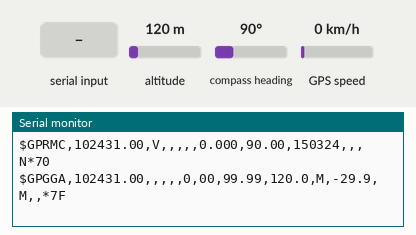
Bench run of a sketch on a simulated ESP32. Shown: the last lines printed to the serial monitor. The test bench sets the inputs (shaded band); at power-on: altitude 120 m, compass heading 90°, GPS speed 0 km/h. The GPS gets a fix after 3 s at 37.7749, -122.4194 with 8 satellites.

Above: at 1.5 s.
1.6 s: altitude set to 20 m
At 2.7 s:
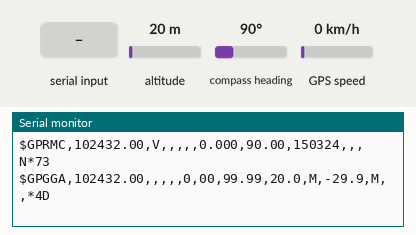
4.8 s: "90,45,200\n" received over the second serial link
At 4.96 s:
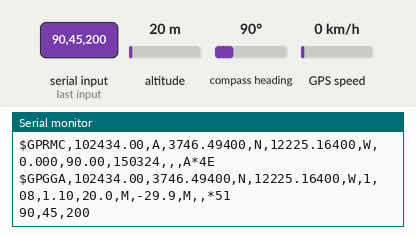
6.5 s: compass heading set to 7°
At 7.0 s:
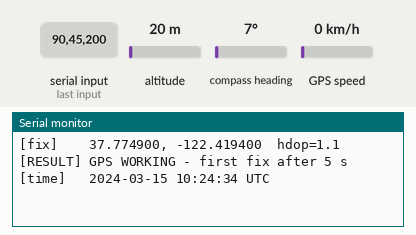

The sketch:

gps_wiring_test.ino
```cpp
/*
 * ArmoryDB · GPS wiring test (no Wi-Fi, no backend)
 * =================================================
 * Upload this BEFORE armory_tracker to prove the GY-NEO6MV2 is wired correctly.
 * Serial Monitor: 115200 baud.
 *
 * Wiring this test expects (crossover — module TX goes to the ESP32's RX pin):
 *   GPS VCC -> ESP32 3V3
 *   GPS GND -> ESP32 GND
 *   GPS TX  -> ESP32 D18 (GPIO18)   = ESP32 receives here
 *   GPS RX  -> ESP32 D19 (GPIO19)   = ESP32 transmits here
 *
 * If nothing arrives on 18, the sketch also listens on 19 and tells you
 * which pin the module is really talking on, so a swapped pair is obvious.
 *
 * Sky test: every 5 s it reports how many satellites the module can HEAR (from the GSV
 * sentences) and how strongly, long before a position fix. Hearing even one or two satellites
 * proves the antenna and receiver work; a fix needs about four with good signal.
 *   signal strength (dB-Hz):  <20 weak | 20-30 usable | >30 strong
 */
#include <HardwareSerial.h>
#include <TinyGPSPlus.h>

static const int PIN_A = 18;
static const int PIN_B = 19;
static const uint32_t GPS_BAUD = 9600;

HardwareSerial GPSSerial(2);
TinyGPSPlus gps;

/* Each GPGSV sentence lists up to 4 satellites as (PRN, elevation, azimuth, SNR) groups. */
TinyGPSCustom gsvInView(gps, "GPGSV", 3);
TinyGPSCustom gsvPrn1(gps, "GPGSV", 4),  gsvSnr1(gps, "GPGSV", 7);
TinyGPSCustom gsvPrn2(gps, "GPGSV", 8),  gsvSnr2(gps, "GPGSV", 11);
TinyGPSCustom gsvPrn3(gps, "GPGSV", 12), gsvSnr3(gps, "GPGSV", 15);
TinyGPSCustom gsvPrn4(gps, "GPGSV", 16), gsvSnr4(gps, "GPGSV", 19);

static const int MAX_PRN = 64;
int satSnr[MAX_PRN + 1];
unsigned long satSeenMs[MAX_PRN + 1];
unsigned long firstSignalMs = 0; /* when the first satellite was heard */
unsigned long firstFixMs = 0;    /* when the first position fix appeared */

void noteSat(TinyGPSCustom& prn, TinyGPSCustom& snr) {
  bool a = prn.isUpdated();
  bool b = snr.isUpdated();
  if (!a && !b) return;

  int id = atoi(prn.value());
  int v = atoi(snr.value()); /* empty SNR means "tracked but no signal" -> 0 */
  if (id < 1 || id > MAX_PRN) return;

  satSnr[id] = v;
  satSeenMs[id] = millis();
  if (v > 0 && firstSignalMs == 0) firstSignalMs = millis();
}

int rxPin = PIN_A;
int txPin = PIN_B;
unsigned long bytesSeen = 0;
unsigned long lastReportMs = 0;
unsigned long listenStartMs = 0;
bool echoRaw = true;

void listenOn(int rx, int tx) {
  GPSSerial.end();
  GPSSerial.begin(GPS_BAUD, SERIAL_8N1, rx, tx);
  rxPin = rx;
  txPin = tx;
  bytesSeen = 0;
  listenStartMs = millis();
  Serial.printf("\n[test] listening for GPS data on GPIO%d (ESP32 RX), GPIO%d (ESP32 TX)\n", rx, tx);
}

void setup() {
  Serial.begin(115200);
  delay(300);
  Serial.println("\n=== GPS wiring test ===");
  listenOn(PIN_A, PIN_B);
}

void loop() {
  while (GPSSerial.available()) {
    char c = GPSSerial.read();
    bytesSeen++;
    gps.encode(c);
    if (echoRaw) Serial.write(c);
    noteSat(gsvPrn1, gsvSnr1);
    noteSat(gsvPrn2, gsvSnr2);
    noteSat(gsvPrn3, gsvSnr3);
    noteSat(gsvPrn4, gsvSnr4);
  }

  /* Nothing in 5 s on this pin? Try the other one once. */
  if (bytesSeen == 0 && millis() - listenStartMs > 5000) {
    if (rxPin == PIN_A) {
      Serial.println("[test] no bytes on GPIO18 — trying GPIO19 in case TX/RX are swapped");
      listenOn(PIN_B, PIN_A);
    } else {
      Serial.println("[test] no bytes on either pin. Check: GPS VCC->3V3, GND->GND, "
                     "module LED on, jumper wires seated. Retrying GPIO18...");
      listenOn(PIN_A, PIN_B);
    }
    return;
  }

  if (millis() - lastReportMs < 5000) return;
  lastReportMs = millis();
  if (bytesSeen == 0) return;

  /* After the first report, stop echoing raw NMEA so the summary is readable. */
  echoRaw = false;

  Serial.println();
  Serial.println("------------------------------------------------------------");

  /* A stray byte or two is line noise, not a GPS. Require a checksummed sentence. */
  static unsigned long lastChars = 0;
  bool flowing = gps.charsProcessed() > lastChars;
  lastChars = gps.charsProcessed();
  if (gps.passedChecksum() == 0) {
    Serial.printf("[wiring] only noise on GPIO%d (%lu bytes, no valid NMEA) - GPS not connected here\n",
                  rxPin, gps.charsProcessed());
    return;
  }
  if (!flowing) {
    Serial.println("[wiring] DATA STOPPED - GPS lost power or the TX wire came loose. Re-seat the wires.");
    return;
  }
  Serial.printf("[wiring] OK - receiving on GPIO%d. Set GPS_RX_PIN %d and GPS_TX_PIN %d in config.h\n",
                rxPin, rxPin, txPin);
  Serial.printf("[nmea]   chars=%lu  good sentences=%lu  checksum errors=%lu\n",
                gps.charsProcessed(), gps.passedChecksum(), gps.failedChecksum());

  if (gps.failedChecksum() > gps.passedChecksum() && gps.charsProcessed() > 500) {
    Serial.println("[nmea]   mostly garbage - baud mismatch or loose wire");
  }

  /* Satellites heard in the last 10 s, and the strongest of them. */
  int heard = 0, strong = 0, best = 0;
  for (int id = 1; id <= MAX_PRN; id++) {
    if (satSeenMs[id] == 0 || millis() - satSeenMs[id] > 10000UL || satSnr[id] <= 0) continue;
    heard++;
    if (satSnr[id] >= 25) strong++;
    if (satSnr[id] > best) best = satSnr[id];
  }
  int inView = gsvInView.isValid() ? atoi(gsvInView.value()) : 0;
  unsigned long used = gps.satellites.isValid() ? (unsigned long) gps.satellites.value() : 0UL;

  unsigned long sec = millis() / 1000UL;
  Serial.printf("[time]   %02lu:%02lu since power-up\n", sec / 60, sec % 60);
  Serial.printf("[sats]   in view=%d  heard with signal=%d  strong(>=25)=%d  strongest=%d dB-Hz  used in fix=%lu\n",
                inView, heard, strong, best, used);

  if (gps.location.isValid()) {
    if (firstFixMs == 0) firstFixMs = millis();
    Serial.printf("[fix]    %.6f, %.6f  hdop=%.1f\n",
                  gps.location.lat(), gps.location.lng(),
                  gps.hdop.isValid() ? gps.hdop.hdop() : 99.0);
    Serial.printf("[RESULT] GPS WORKING - first fix after %lu s\n", firstFixMs / 1000UL);
  } else {
    Serial.println("[fix]    none yet");
    if (heard == 0) {
      Serial.println("[RESULT] hearing no satellites - normal indoors or under a roof; "
                     "move outside / to an open window, antenna flat and facing the sky");
    } else if (best < 20 || strong == 0) {
      Serial.println("[RESULT] ANTENNA WORKS (satellites heard) but signals are weak - more open sky needed");
    } else if (heard < 4) {
      Serial.println("[RESULT] ANTENNA WORKS, good signals - need about 4 satellites; keep it still");
    } else {
      Serial.println("[RESULT] good signals from 4+ satellites - a position fix should arrive within a minute or two");
    }
  }

  if (gps.date.isValid() && gps.time.isValid() && gps.date.year() >= 2024) {
    Serial.printf("[time]   %04d-%02d-%02d %02d:%02d:%02d UTC\n",
                  gps.date.year(), gps.date.month(), gps.date.day(),
                  gps.time.hour(), gps.time.minute(), gps.time.second());
  }
}
```

Measured:
- after the input at 1.6 s, the serial monitor: prints a new line after 0.71 s (image 1)
- after the input at 4.8 s, the serial monitor: prints a new line at once (image 2)
